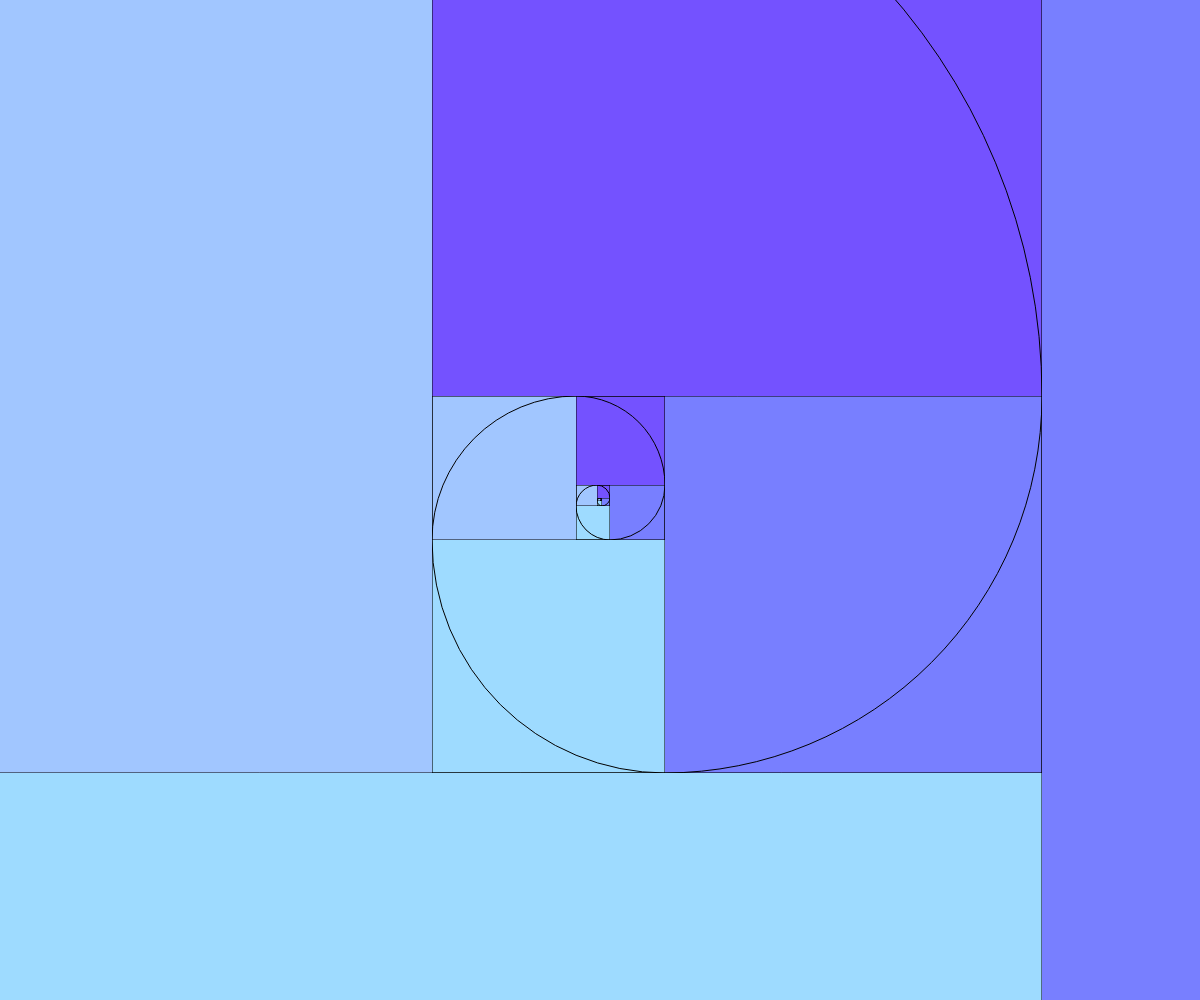
Frame 1 (no input)
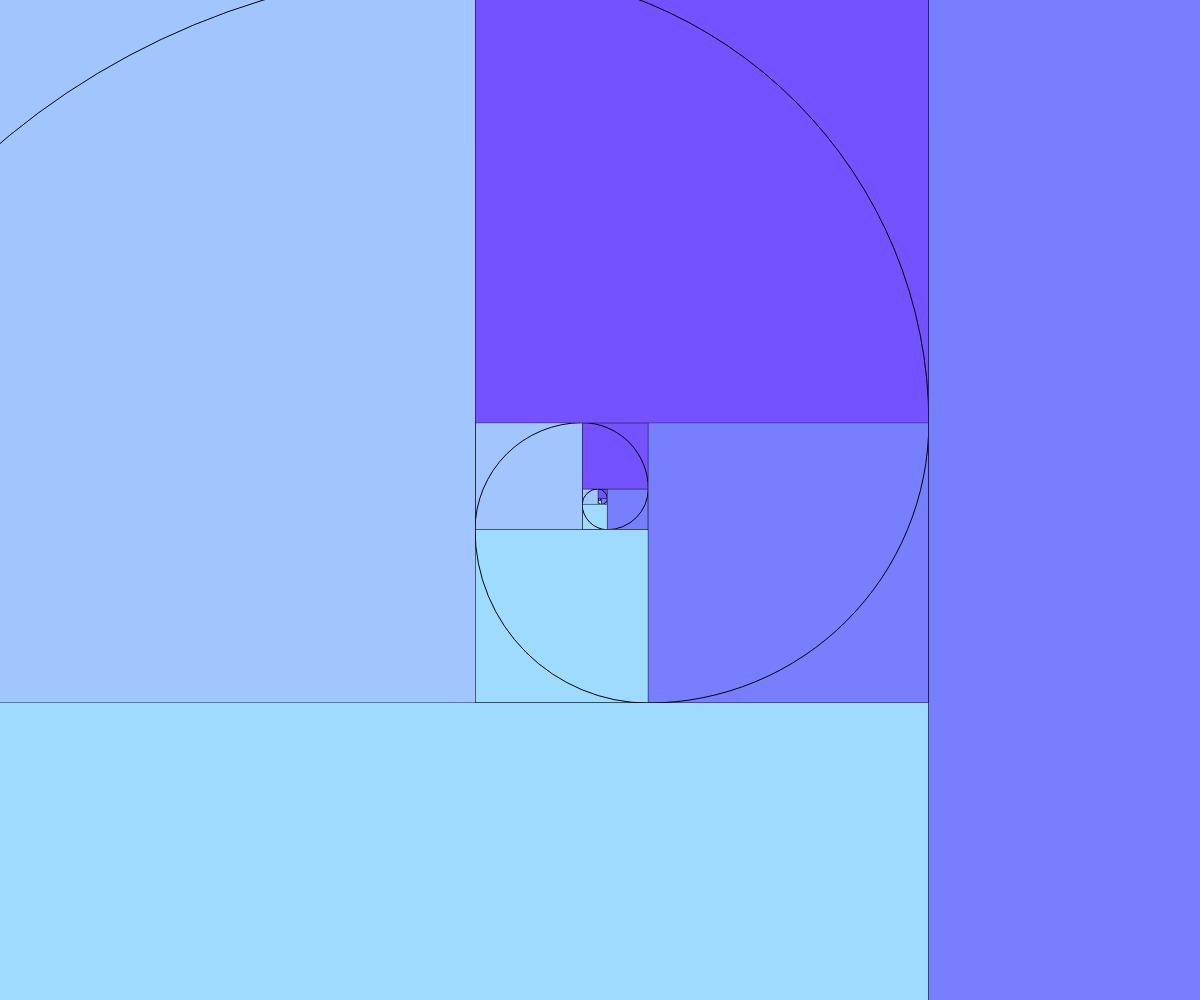
Frame 60 (no input)
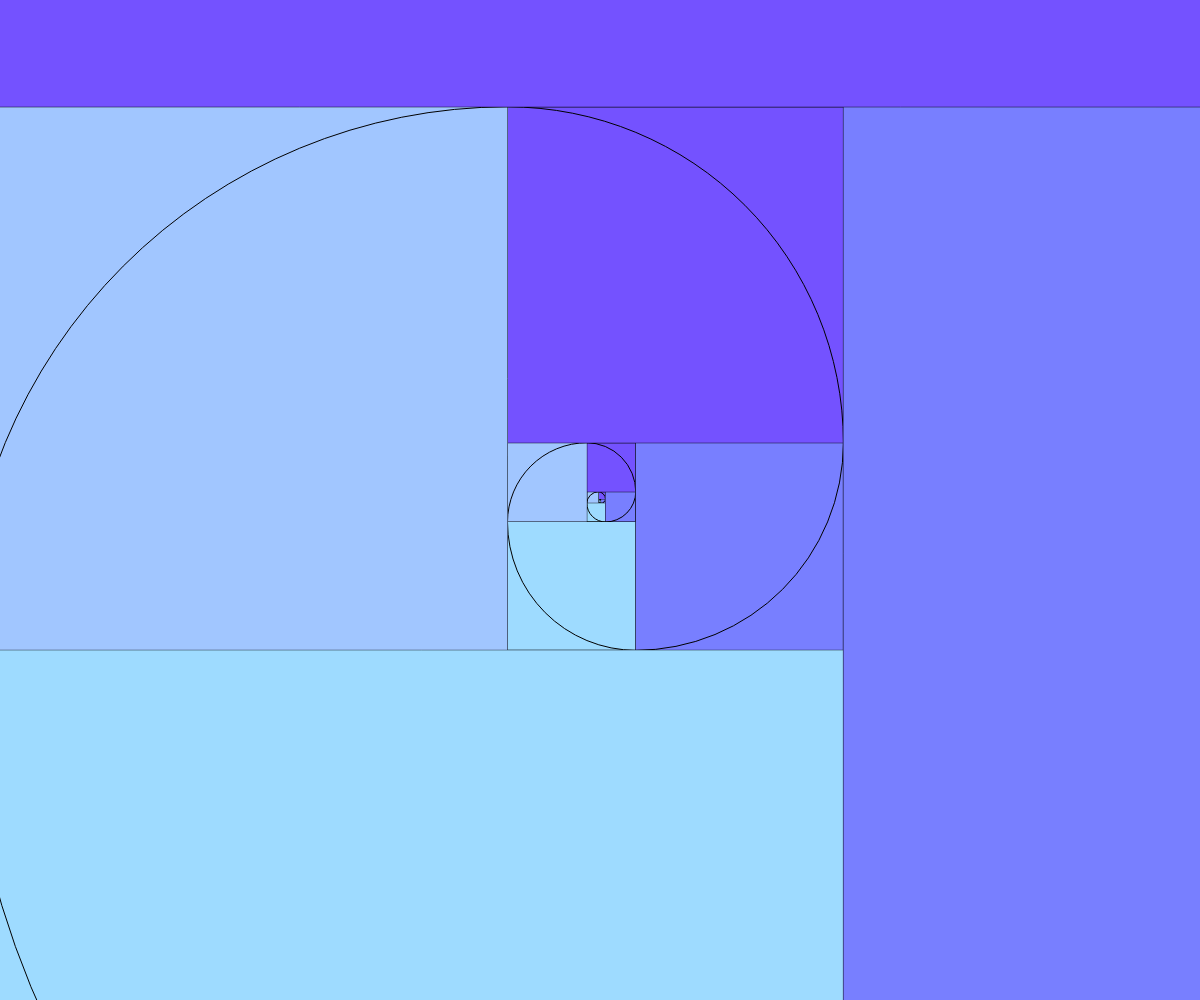
Frame 120 (the mouse pressed at the canvas centre since frame 60)

The p5.js sketch that drew these frames (run headless with seeded random() and noise() and a simulated clock; from frame 60 on, the mouse is pressed at the canvas centre):

// p5.js sketch
// ── sketch.js
// https://editor.p5js.org/jht9629-gmail/sketches/TV2Cu5Rua
// https://editor.p5js.org/AdityaRavi/sketches/dfw7Ymwut
// Rogue albacore

// const CANVAS_WIDTH = 600
// const CANVAS_HEIGHT = 600
let fibs = [1,1]
let scale = 1
let minScale

const colors = ['#9edbff', '#787fff', '#7452ff', '#a1c6ff']

function setup () {
  createCanvas(windowWidth, windowHeight)
  angleMode(DEGREES)
  initFibs()
  setMinScale()
}

function draw () {
  translate(width/2, height/2)

  for (let i = 0; i < fibs.length; i++) {
    const scaledFib = fibs[i]*scale
    const color = colors[i%4]
    fill(color)
    rect(0, 0, scaledFib, scaledFib)
    arc(scaledFib, 0, 2*scaledFib, 2*scaledFib, 90, 180)
    translate(scaledFib, scaledFib)
    rotate(-90)
  }

  if (scale <= minScale) {
    console.log('fibs.length;', fibs.length)
    fibs = [1,1]
    initFibs()
    scale = 1
    // noLoop()
  } else {
    scale *= 0.995
  }
}

function addFib () {
  const fibLen = fibs.length

  fibs.push(fibs[fibLen-1] + fibs[fibLen-2])
}

function initFibs () {
  for(let i = 0; i < 25; i++) {
    addFib()
  }
}

function setMinScale () {
  const fibLen = fibs.length

  minScale = fibs[fibLen-5]/fibs[fibLen-1]
}
